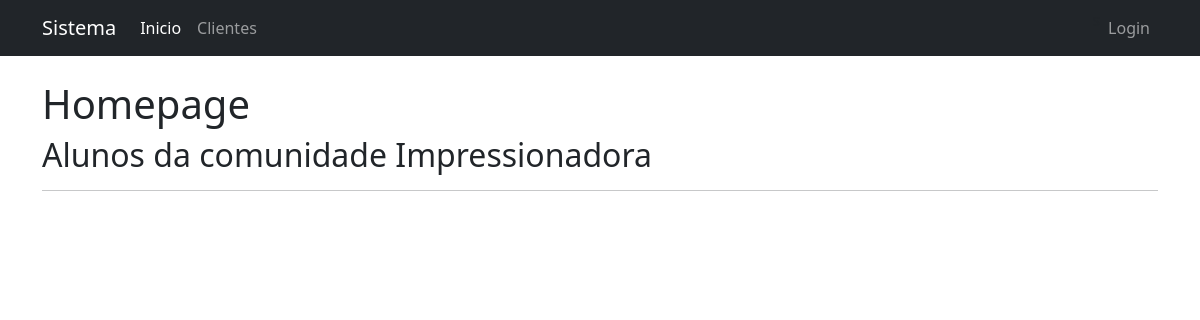
The app's page /, older data.
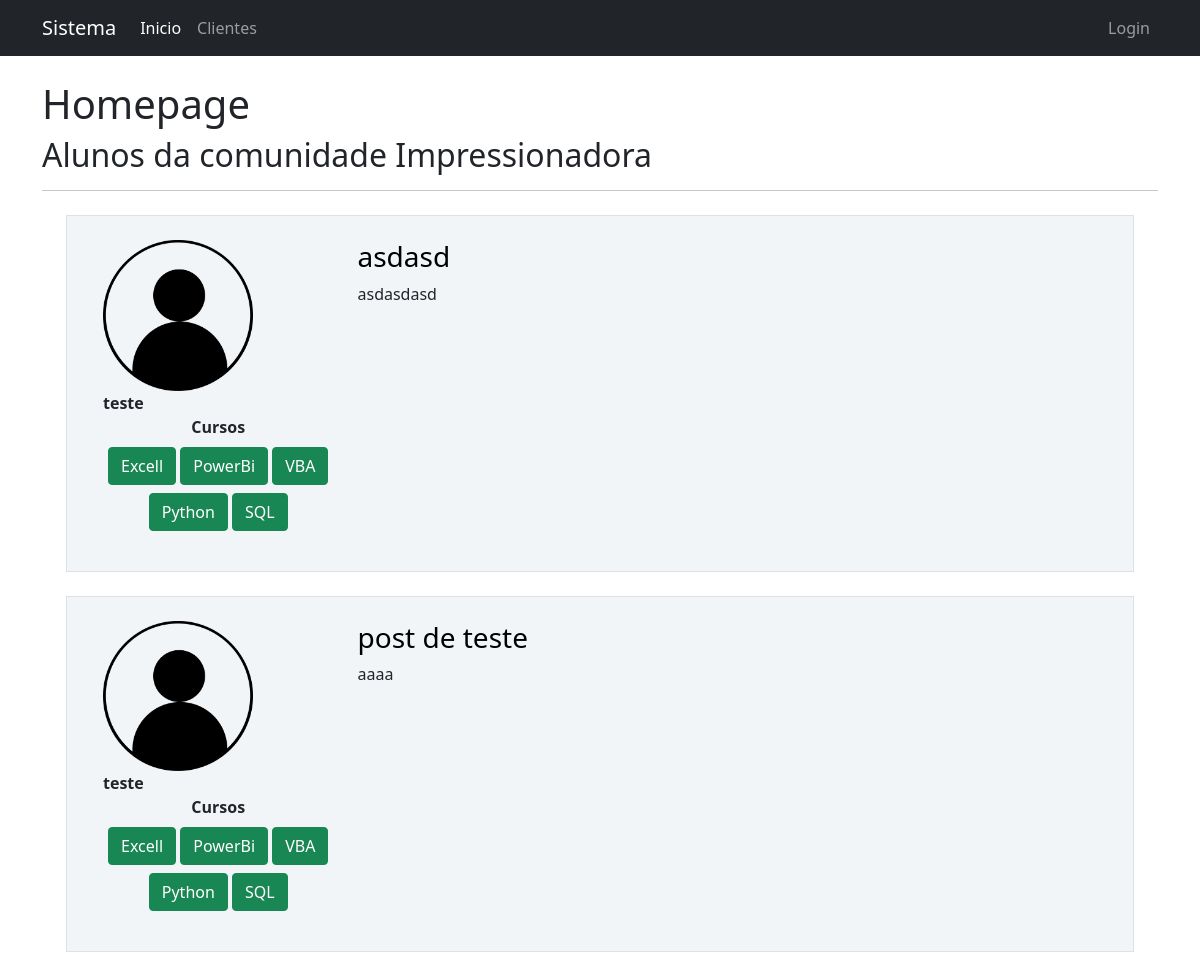
The same page, newer data.
### comunidadeimpressionadora/models.py (models this page shows, shortened)
class Post(database.Model):
    id=database.Column(database.Integer, primary_key=True)
    titulo=database.Column(database.String, nullable=False)
    corpo=database.Column(database.Text, nullable=False)
    data_criacao=database.Column(database.DateTime, nullable=False,default=datetime.utcnow)
    id_usuario = database.Column(database.Integer, database.ForeignKey('usuario.id'), nullable=False)

class Usuario(database.Model, UserMixin):
    id = database.Column(database.Integer, primary_key = True)
    username = database.Column(database.String, nullable=False)
    email = database.Column(database.String, nullable=False, unique=True)
    password = database.Column(database.String, nullable=False)
    foto_perfil = database.Column(database.String, default='default.jpg')
    posts = database.relationship('Post', backref='autor',lazy=True)
    cursos = database.Column(database.String, nullable=False, default='Não informado')

### comunidadeimpressionadora/routes.py (the view)
@app.route("/")
def homepage():
    posts = Post.query.order_by(Post.id.desc())
    return render_template("homepage.html", posts = posts)

### comunidadeimpressionadora/templates/homepage.html
{% extends 'base.html' %}
{% block body %}
    <div class="container">
        <br>
        <h1>Homepage</h1>
        <h2>Alunos da comunidade Impressionadora</h2>
        <hr>
        {% for post in posts %}
            <div class="row border m-4 p-4 meupost">
                <div class="col col-3  ">
                    <div class="image pe-2 justify-content-center">
                        <img class="rounded " width="150" src="{{url_for('static', filename='fotos_perfil/{}'.format(post.autor.foto_perfil))}}" >
                        <br>
                        <strong >{{ post.autor.username}}</strong>
                    </div>
                    <div class="row justify-content-center">
                        <div class="col pd-4" style="text-align: center;">
                            <strong>
                                Cursos
                            </strong>
                            <br>
                            {% if not post.autor.cursos == '' %}
                                {% for curso in post.autor.cursos.split(';') %}
                                    {% if post.autor.cursos != 'Não informado'%}
                                        <buttn type="button" class="btn btn-success mt-2 pd-4" disabled>{{curso}}</buttn>
                                    {% endif %}
                                {% endfor %}
                            {% endif %}
                            <div class="p-2"></div>
                        </div>
                    </div>
                </div>
                <div class="col-9 ">
                    <h3><a style="text-decoration: none; color: #000;" href="{{ url_for('exibir_post', post_id=post.id)}}">{{ post.titulo }}</a></h3>
                    <p>{{ post.corpo }}</p>
                </div>
            </div>
        {% endfor %}
    </div>
{% endblock %}

### comunidadeimpressionadora/templates/base.html (shortened to what this page needs)
<!DOCTYPE html>
<html lang="en">
<head>
    <link href="https://cdn.jsdelivr.net/npm/bootstrap@5.1.3/dist/css/bootstrap.min.css" rel="stylesheet">
    <link rel="stylesheet" href="{{ url_for('static',filename='main.css')}}">
</head>
<body>
    {% include 'navbar.html' %}
    {% block body %}
    {% endblock  %}
</body>
</html>

### comunidadeimpressionadora/templates/navbar.html (shortened to what this page needs)
<nav class="navbar navbar-expand-lg navbar-dark bg-dark">
    <div class="container-fluid container">
      <a class="navbar-brand" href="{{ url_for('homepage')}}">Sistema</a>
      <div class="collapse navbar-collapse" id="navbarSupportedContent">
        <ul class="navbar-nav me-auto mb-2 mb-lg-0">
          <li class="nav-item">
            <a class="nav-link active" aria-current="page" href="{{ url_for('homepage')}}">Inicio</a>
          </li>
          <li class="nav-item">
            <a class="nav-link" href="{{ url_for('clientes')}}">Clientes</a>
          </li>
        </ul>
        <ul class="d-flex navbar-nav">
            {% if current_user.is_authenticated %}
              <li class="nav-item">
                <a class="nav-link" href="{{ url_for('perfil') }}">Perfil</a>
              </li>
              <li class="nav-item">
                <a class="nav-link" href="{{ url_for('criar_post') }}">Criar Post</a>
              </li>
              <li class="nav-item">
                <a class="nav-link" href="{{ url_for('logout') }}">sair</a>
              </li>
            {% else %}s
              <li class="nav-item">
                  <a class="nav-link" href="{{ url_for('login') }}">Login</a>
              </li>
            {% endif %}
        </ul>
      </div>
    </div>
  </nav>

### comunidadeimpressionadora/static/main.css (style rules this page uses)
.meupost { background: #f2f5f8 !important; }

Row changes from the older to the newer data that the page shows:
added Post: foto_perfil (placeholder picture), autor.username "teste", curso "Excell" "PowerBi" "VBA" "Python" "SQL", titulo "asdasd", corpo "asdasdasd"
added Post: foto_perfil (placeholder picture), autor.username "teste", curso "Excell" "PowerBi" "VBA" "Python" "SQL", titulo "post de teste", corpo "aaaa"
